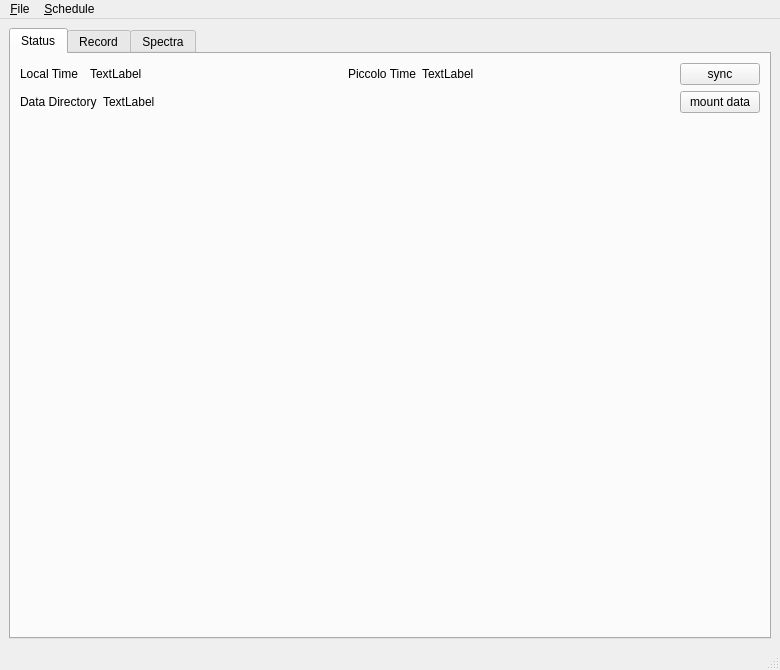
<?xml version="1.0" encoding="UTF-8"?>
<ui version="4.0">
 <class>MainWindow</class>
 <widget class="QMainWindow" name="MainWindow">
  <property name="geometry">
   <rect>
    <x>0</x>
    <y>0</y>
    <width>780</width>
    <height>670</height>
   </rect>
  </property>
  <property name="windowTitle">
   <string>MainWindow</string>
  </property>
  <widget class="QWidget" name="centralwidget">
   <layout class="QHBoxLayout" name="horizontalLayout">
    <item>
     <widget class="QTabWidget" name="tabWidget">
      <property name="autoFillBackground">
       <bool>true</bool>
      </property>
      <property name="currentIndex">
       <number>0</number>
      </property>
      <widget class="QWidget" name="tab_Status">
       <property name="enabled">
        <bool>true</bool>
       </property>
       <attribute name="title">
        <string>Status</string>
       </attribute>
       <layout class="QVBoxLayout" name="verticalLayout_3">
        <item>
         <layout class="QHBoxLayout" name="horizontalLayout_8">
          <item>
           <widget class="QLabel" name="label_4">
            <property name="sizePolicy">
             <sizepolicy hsizetype="Preferred" vsizetype="Preferred">
              <horstretch>0</horstretch>
              <verstretch>0</verstretch>
             </sizepolicy>
            </property>
            <property name="minimumSize">
             <size>
              <width>64</width>
              <height>0</height>
             </size>
            </property>
            <property name="text">
             <string>Local Time</string>
            </property>
           </widget>
          </item>
          <item>
           <widget class="QLabel" name="localTime">
            <property name="sizePolicy">
             <sizepolicy hsizetype="Expanding" vsizetype="Preferred">
              <horstretch>0</horstretch>
              <verstretch>0</verstretch>
             </sizepolicy>
            </property>
            <property name="text">
             <string>TextLabel</string>
            </property>
           </widget>
          </item>
          <item>
           <spacer name="horizontalSpacer_6">
            <property name="orientation">
             <enum>Qt::Horizontal</enum>
            </property>
            <property name="sizeHint" stdset="0">
             <size>
              <width>40</width>
              <height>20</height>
             </size>
            </property>
           </spacer>
          </item>
          <item>
           <widget class="QLabel" name="label_6">
            <property name="sizePolicy">
             <sizepolicy hsizetype="Preferred" vsizetype="Preferred">
              <horstretch>0</horstretch>
              <verstretch>0</verstretch>
             </sizepolicy>
            </property>
            <property name="text">
             <string>Piccolo Time</string>
            </property>
           </widget>
          </item>
          <item>
           <widget class="QLabel" name="piccoloTime">
            <property name="sizePolicy">
             <sizepolicy hsizetype="Expanding" vsizetype="Preferred">
              <horstretch>0</horstretch>
              <verstretch>0</verstretch>
             </sizepolicy>
            </property>
            <property name="text">
             <string>TextLabel</string>
            </property>
           </widget>
          </item>
          <item>
           <spacer name="horizontalSpacer_4">
            <property name="orientation">
             <enum>Qt::Horizontal</enum>
            </property>
            <property name="sizeHint" stdset="0">
             <size>
              <width>40</width>
              <height>20</height>
             </size>
            </property>
           </spacer>
          </item>
          <item>
           <widget class="QPushButton" name="syncTimeButton">
            <property name="text">
             <string>sync</string>
            </property>
           </widget>
          </item>
         </layout>
        </item>
        <item>
         <layout class="QHBoxLayout" name="horizontalLayout_9">
          <item>
           <widget class="QLabel" name="label_5">
            <property name="sizePolicy">
             <sizepolicy hsizetype="Preferred" vsizetype="Preferred">
              <horstretch>0</horstretch>
              <verstretch>0</verstretch>
             </sizepolicy>
            </property>
            <property name="text">
             <string>Data Directory</string>
            </property>
           </widget>
          </item>
          <item>
           <widget class="QLabel" name="dataDir">
            <property name="sizePolicy">
             <sizepolicy hsizetype="Expanding" vsizetype="Preferred">
              <horstretch>0</horstretch>
              <verstretch>0</verstretch>
             </sizepolicy>
            </property>
            <property name="text">
             <string>TextLabel</string>
            </property>
           </widget>
          </item>
          <item>
           <spacer name="horizontalSpacer_5">
            <property name="orientation">
             <enum>Qt::Horizontal</enum>
            </property>
            <property name="sizeHint" stdset="0">
             <size>
              <width>40</width>
              <height>20</height>
             </size>
            </property>
           </spacer>
          </item>
          <item>
           <widget class="QPushButton" name="mountDataButton">
            <property name="sizePolicy">
             <sizepolicy hsizetype="Minimum" vsizetype="Fixed">
              <horstretch>0</horstretch>
              <verstretch>0</verstretch>
             </sizepolicy>
            </property>
            <property name="text">
             <string>mount data</string>
            </property>
           </widget>
          </item>
         </layout>
        </item>
        <item>
         <spacer name="verticalSpacer">
          <property name="orientation">
           <enum>Qt::Vertical</enum>
          </property>
          <property name="sizeHint" stdset="0">
           <size>
            <width>20</width>
            <height>463</height>
           </size>
          </property>
         </spacer>
        </item>
       </layout>
      </widget>
      <widget class="QWidget" name="tab_Record">
       <property name="autoFillBackground">
        <bool>true</bool>
       </property>
       <attribute name="title">
        <string>Record</string>
       </attribute>
       <layout class="QVBoxLayout" name="verticalLayout">
        <item>
         <widget class="QTableView" name="integrationTimeView"/>
        </item>
        <item>
         <layout class="QHBoxLayout" name="horizontalLayout_5">
          <item>
           <widget class="QLabel" name="label">
            <property name="text">
             <string>Output</string>
            </property>
           </widget>
          </item>
          <item>
           <widget class="QLineEdit" name="outputDir">
            <property name="toolTip">
             <string>output directory</string>
            </property>
            <property name="statusTip">
             <string/>
            </property>
            <property name="text">
             <string>spectra</string>
            </property>
           </widget>
          </item>
         </layout>
        </item>
        <item>
         <layout class="QHBoxLayout" name="horizontalLayout_6">
          <item>
           <layout class="QHBoxLayout" name="horizontalLayout_3">
            <item>
             <widget class="QLabel" name="label_2">
              <property name="text">
               <string>Repeat</string>
              </property>
             </widget>
            </item>
            <item>
             <widget class="QSpinBox" name="repeatMeasurements">
              <property name="toolTip">
               <string>number of measurements - 0 for indefinite repeats</string>
              </property>
              <property name="statusTip">
               <string/>
              </property>
              <property name="value">
               <number>1</number>
              </property>
             </widget>
            </item>
           </layout>
          </item>
          <item>
           <spacer name="horizontalSpacer_2">
            <property name="orientation">
             <enum>Qt::Horizontal</enum>
            </property>
            <property name="sizeHint" stdset="0">
             <size>
              <width>40</width>
              <height>20</height>
             </size>
            </property>
           </spacer>
          </item>
          <item>
           <layout class="QHBoxLayout" name="horizontalLayout_4">
            <item>
             <widget class="QLabel" name="label_3">
              <property name="text">
               <string>Delay (sec)</string>
              </property>
             </widget>
            </item>
            <item>
             <widget class="QDoubleSpinBox" name="delayMeasurements">
              <property name="toolTip">
               <string>delay in seconds between measurements</string>
              </property>
              <property name="statusTip">
               <string/>
              </property>
             </widget>
            </item>
           </layout>
          </item>
         </layout>
        </item>
        <item>
         <layout class="QHBoxLayout" name="horizontalLayout_10">
          <item>
           <widget class="QCheckBox" name="checkAutoIntegrate">
            <property name="text">
             <string>autoIntegrate</string>
            </property>
           </widget>
          </item>
          <item>
           <widget class="QSpinBox" name="autoIntegrateRepeat"/>
          </item>
          <item>
           <spacer name="horizontalSpacer_7">
            <property name="orientation">
             <enum>Qt::Horizontal</enum>
            </property>
            <property name="sizeHint" stdset="0">
             <size>
              <width>40</width>
              <height>20</height>
             </size>
            </property>
           </spacer>
          </item>
          <item>
           <widget class="QLabel" name="label_7">
            <property name="text">
             <string>Timeout (sec)</string>
            </property>
           </widget>
          </item>
          <item>
           <widget class="QDoubleSpinBox" name="autoIntegrateTimeout">
            <property name="maximum">
             <double>3600.000000000000000</double>
            </property>
            <property name="value">
             <double>30.000000000000000</double>
            </property>
           </widget>
          </item>
         </layout>
        </item>
        <item>
         <layout class="QHBoxLayout" name="horizontalLayout_2">
          <item>
           <spacer name="horizontalSpacer">
            <property name="orientation">
             <enum>Qt::Horizontal</enum>
            </property>
            <property name="sizeHint" stdset="0">
             <size>
              <width>40</width>
              <height>20</height>
             </size>
            </property>
           </spacer>
          </item>
          <item>
           <widget class="QPushButton" name="startRecordingButton">
            <property name="toolTip">
             <string>start data acquisition</string>
            </property>
            <property name="statusTip">
             <string/>
            </property>
            <property name="text">
             <string>Start</string>
            </property>
           </widget>
          </item>
          <item>
           <widget class="QPushButton" name="pauseRecordingButton">
            <property name="toolTip">
             <string>pause data acquisition</string>
            </property>
            <property name="statusTip">
             <string/>
            </property>
            <property name="text">
             <string>Pause</string>
            </property>
            <property name="checkable">
             <bool>false</bool>
            </property>
           </widget>
          </item>
          <item>
           <widget class="QPushButton" name="autoButton">
            <property name="text">
             <string>Auto</string>
            </property>
           </widget>
          </item>
          <item>
           <widget class="QPushButton" name="darkButton">
            <property name="text">
             <string>Rec Dark</string>
            </property>
           </widget>
          </item>
          <item>
           <widget class="QPushButton" name="stopRecordingButton">
            <property name="toolTip">
             <string>stop data acquisition</string>
            </property>
            <property name="statusTip">
             <string/>
            </property>
            <property name="text">
             <string>Stop</string>
            </property>
           </widget>
          </item>
         </layout>
        </item>
       </layout>
      </widget>
      <widget class="QWidget" name="tab_Spectra">
       <property name="autoFillBackground">
        <bool>true</bool>
       </property>
       <attribute name="title">
        <string>Spectra</string>
       </attribute>
       <layout class="QVBoxLayout" name="verticalLayout_2">
        <item>
         <widget class="SpectraPlot" name="spectraPlot" native="true">
          <property name="sizePolicy">
           <sizepolicy hsizetype="Expanding" vsizetype="Expanding">
            <horstretch>0</horstretch>
            <verstretch>0</verstretch>
           </sizepolicy>
          </property>
         </widget>
        </item>
        <item>
         <layout class="QHBoxLayout" name="horizontalLayout_7">
          <item>
           <widget class="QPushButton" name="selectSpectrumButton">
            <property name="text">
             <string>Select Spectrum</string>
            </property>
           </widget>
          </item>
          <item>
           <spacer name="horizontalSpacer_3">
            <property name="orientation">
             <enum>Qt::Horizontal</enum>
            </property>
            <property name="sizeHint" stdset="0">
             <size>
              <width>40</width>
              <height>20</height>
             </size>
            </property>
           </spacer>
          </item>
          <item>
           <widget class="QComboBox" name="selectShutter">
            <property name="sizePolicy">
             <sizepolicy hsizetype="Preferred" vsizetype="Fixed">
              <horstretch>0</horstretch>
              <verstretch>0</verstretch>
             </sizepolicy>
            </property>
            <property name="toolTip">
             <string>select shutter</string>
            </property>
            <property name="sizeAdjustPolicy">
             <enum>QComboBox::AdjustToContents</enum>
            </property>
           </widget>
          </item>
          <item>
           <widget class="QComboBox" name="selectSpectrum">
            <property name="sizePolicy">
             <sizepolicy hsizetype="Preferred" vsizetype="Fixed">
              <horstretch>0</horstretch>
              <verstretch>0</verstretch>
             </sizepolicy>
            </property>
            <property name="toolTip">
             <string>select spectrum</string>
            </property>
           </widget>
          </item>
         </layout>
        </item>
       </layout>
      </widget>
     </widget>
    </item>
   </layout>
  </widget>
  <widget class="QMenuBar" name="menubar">
   <property name="geometry">
    <rect>
     <x>0</x>
     <y>0</y>
     <width>780</width>
     <height>28</height>
    </rect>
   </property>
   <widget class="QMenu" name="menu_File">
    <property name="title">
     <string>&amp;File</string>
    </property>
    <addaction name="action_Connect"/>
    <addaction name="actionSave_Plot"/>
    <addaction name="separator"/>
    <addaction name="action_Quit"/>
   </widget>
   <widget class="QMenu" name="menu_Schedule">
    <property name="title">
     <string>&amp;Schedule</string>
    </property>
    <addaction name="action_Add_Schedule"/>
    <addaction name="actionList_Schedules"/>
    <addaction name="actionQuietTime"/>
   </widget>
   <addaction name="menu_File"/>
   <addaction name="menu_Schedule"/>
  </widget>
  <widget class="QStatusBar" name="statusbar"/>
  <action name="action_Connect">
   <property name="text">
    <string>&amp;Connect</string>
   </property>
   <property name="statusTip">
    <string>connect to remote piccolo server</string>
   </property>
  </action>
  <action name="action_Quit">
   <property name="text">
    <string>&amp;Quit</string>
   </property>
   <property name="statusTip">
    <string>exit application</string>
   </property>
   <property name="shortcut">
    <string>Ctrl+Q</string>
   </property>
  </action>
  <action name="actionList_Schedules">
   <property name="text">
    <string>&amp;List Schedules</string>
   </property>
   <property name="shortcut">
    <string>Ctrl+L</string>
   </property>
  </action>
  <action name="action_Add_Schedule">
   <property name="text">
    <string>&amp;Add Schedule</string>
   </property>
   <property name="shortcut">
    <string>Ctrl+A</string>
   </property>
  </action>
  <action name="actionSave_Plot">
   <property name="text">
    <string>Save &amp;Plot</string>
   </property>
   <property name="shortcut">
    <string>Ctrl+S</string>
   </property>
  </action>
  <action name="actionQuietTime">
   <property name="text">
    <string>Quiet&amp;Time</string>
   </property>
   <property name="shortcut">
    <string>Ctrl+T</string>
   </property>
  </action>
 </widget>
 <customwidgets>
  <customwidget>
   <class>SpectraPlot</class>
   <extends>QWidget</extends>
   <header>SpectraPlot.h</header>
   <container>1</container>
  </customwidget>
 </customwidgets>
 <resources/>
 <connections/>
</ui>
